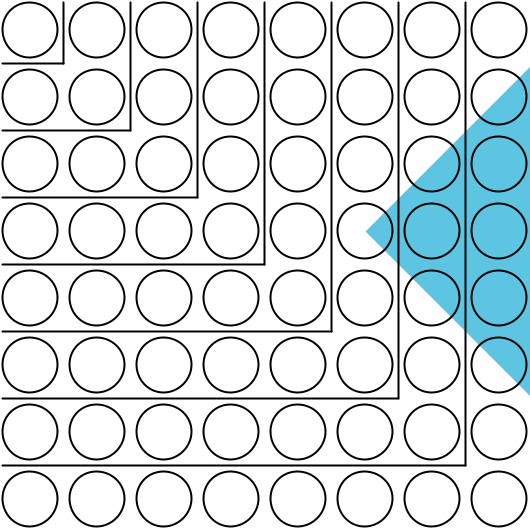
Frame 1 (no input)
Frame 2 (the mouse pressed at the canvas centre, redrawn once): identical to frame 1, image omitted

The Processing sketch that drew this single still picture (run headless with seeded random() and noise(); the mouse was pressed at the canvas centre and the sketch redrawn once):

// Processing sketch: SumInteger
// ── SumInteger.pde
color BACKGROUND; 

// blue #5DC5E2
// green #74B743
// yellow #EFE61F
// red #ED6B5B

int nTiles; // # of tiles
int tileSize; 
int offsetSize;
int nOffsets; // # offsets
int topOffset;
int leftOffset;

int[] tileType;

void setup() {
  BACKGROUND = color(255, 255, 255);

  background(BACKGROUND);
  size(530, 530);

  nTiles = 8; 
  offsetSize = 10;
  nOffsets = nTiles - 1;

  topOffset = ((width - nOffsets*offsetSize)%nTiles)/2;
  leftOffset = topOffset; 
  tileSize = (width - 2*leftOffset - nOffsets*offsetSize)/nTiles;
  println(tileSize*nTiles + leftOffset*2 + nOffsets*offsetSize == width ? "FINE!" : "PROBLEM!");

  tileType = new int [nTiles*nTiles];
}


void draw() {
  background(BACKGROUND);
  
  pushMatrix();
  translate(width - leftOffset - 2*offsetSize - 2.5*tileSize, 3*offsetSize + topOffset + 3.5*tileSize);
  rotate(-PI/4);
  
  pushStyle();
    noStroke();
    fill(#5DC5E2);
    rect(0, 0, height, height);
  popStyle();
  popMatrix();

  pushMatrix();
  translate(topOffset, leftOffset);
  initTileType(tileType);
  firstSum(nTiles, nTiles, tileSize, offsetSize, tileType, topOffset, leftOffset);
  //secondSum(nTiles, nTiles - 1, tileSize, offsetSize, tileType);
  popMatrix();


  // String timestamp = year() + nf(month(), 2) + nf(day(), 2) + "-"  + nf(hour(), 2) + nf(minute(), 2) + nf(second(), 2);
  // println(timestamp);

  //save("data/pic" + timestamp + ".png");
  noLoop();
}


void initTileType(int[] tType) {
  for (int i = 0; i < tType.length; ++i) {
    tType[i] = 0;
  }
}


void mouseClicked() {
  background(BACKGROUND);
  loop();
}
// ── sums.pde
void firstSum(int n, int m, int size, int offset, int[] tType, int tOffset, int lOffset) {
  drawCircles(n, m, size, offset, tType);
  drawLinesFirst(n, size, offset, tOffset, lOffset);
}

void secondSum(int n, int m, int size, int offset, int[] tType, int tOffset, int lOffset) {
  drawCircles(n, m, size, offset, tType);
  drawLinesSecond(n, size, offset, tOffset, lOffset);
  drawLinesBottom(n, size, offset, lOffset);
}

void drawCircles(int n, int m, int size, int offset, int[] tType) {
  pushMatrix();
  for (int i = 0; i < n; ++i) {
    for (int j = 0; j < m; ++j) {

      noStroke();
      fill(0);
      ellipseMode(CORNER);
      strokeCap(SQUARE);

      switch (tType[j + n*i]) {
      case 0:
        stroke(0);
        strokeWeight(2);
        noFill();
        // -2 to fit in the cell
        ellipse(i*(size + offset), j*(size + offset), size - 2, size - 2);
        break;
      case 1:
        ellipse(i*(size + offset), j*(size + offset), size, size);
        break;
      }
    }
  }
  popMatrix();
}

void drawLinesFirst(int nTiles, int tileSize, int offsetSize, int topOffset, int leftOffset) {
  pushMatrix();
  stroke(0);
  strokeCap(ROUND);
  strokeWeight(2);

  for (int i = 0; i < nTiles - 1; ++i) {
    int xy = tileSize*(i + 1) + offsetSize/2 + i*offsetSize;
    line(0, xy - topOffset/2, xy - topOffset/2, xy - topOffset/2);
    line(xy - leftOffset/2, 0, xy - leftOffset/2, xy -  topOffset/2);
  }
  popMatrix();
}

void drawLinesSecond(int nTiles, int tileSize, int offsetSize, int topOffset, int leftOffset) {
  pushMatrix();
  stroke(0);
  strokeCap(ROUND);
  strokeWeight(2);

  int[] xy = new int [3];

  for (int i = 0; i < nTiles - 1; ++i) {
    xy[0] = tileSize*(i) + offsetSize/2 + (i - 1)*offsetSize;
    xy[1] = tileSize*(i + 1) + offsetSize/2 + i*offsetSize;
    xy[2] = tileSize*(i + 2) + offsetSize/2 + (i + 1)*offsetSize;

    if (i != nTiles - 2)
      line(xy[1] - leftOffset/2, xy[1] - topOffset/2, xy[2] - leftOffset/2, xy[1] - topOffset/2);
    if (i != nTiles - 2 && i != 0)
      line(xy[1] - leftOffset/2, xy[1] - topOffset/2, xy[1] - leftOffset/2, xy[0] - topOffset/2);
    else {
      if (i == nTiles - 2)
        line(xy[1] - leftOffset/2, xy[1] - 3*topOffset, xy[1] - leftOffset/2, xy[0] - topOffset/2);
      if (i == 0)
        line(xy[1] - leftOffset/2, xy[1] - topOffset/2, xy[1] - leftOffset/2, xy[0] + 3*topOffset);
    }
  }
  popMatrix();
}

void drawLinesBottom(int nTiles, int tileSize, int offsetSize, int leftOffset) {
  pushMatrix();
  stroke(0);
  strokeCap(ROUND);
  strokeWeight(2);

  int[] xy = new int [3];

  for (int i = 0; i < 11; ++i) {
    xy[0] = tileSize*(i) + offsetSize/2 + (i - 1)*offsetSize;
    xy[1] = tileSize*(i + 1) + offsetSize/2 + i*offsetSize;
    xy[2] = tileSize*(i + 2) + offsetSize/2 + (i + 1)*offsetSize;

    int xx = tileSize*(nTiles - 1) + offsetSize/2 + (nTiles - 2)*offsetSize;

    line(0, xx + i*6, width - 2*leftOffset - 1, xx + i*6);
  }  
  popMatrix();
}
